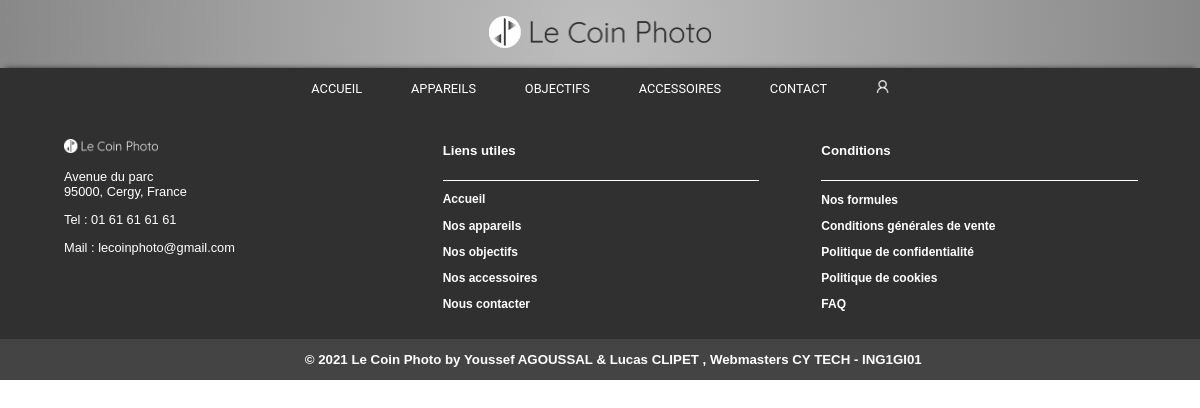
The app's page /Modèles/LeCoinPhoto_2020/php/template.php with its own data.
### tables this page shows
CREATE TABLE IF NOT EXISTS `categories` (
  `ID` int NOT NULL AUTO_INCREMENT,
  `categorie` varchar(20) NOT NULL DEFAULT 'inconnu',
  `icone` varchar(255) NOT NULL DEFAULT 'blankWhite.png',
  PRIMARY KEY (`ID`),
  UNIQUE KEY `categorie` (`categorie`)
);

### Modèles/LeCoinPhoto_2020/bdd/bdd.php (called while the page is built, shortened)
<?php
function connectBDD()
{
	try
	{
		$bdd = new PDO("mysql:host=".$_SESSION['bddData']['host'].";dbname=".$_SESSION['bddData']['db'], $_SESSION['bddData']['user'], $_SESSION['bddData']['pwd']);
		$bdd->setAttribute(PDO::ATTR_ERRMODE, PDO::ERRMODE_EXCEPTION);
	}
	catch (PDOException $e)
	{
		echo('Erreur de connexion : '.$e->getMessage());
        $bdd=false;
        exit();
	}
	return $bdd;
}
function getCategories()
{
    try {
        $bdd=connectBDD();
        $reponse = $bdd->query('SELECT * FROM categories ORDER BY ID');
        $reponse->setFetchMode(PDO::FETCH_ASSOC);
    } catch (PDOException $e) {
        $reponse=null;
    }
    return $reponse;
}
?>

### Modèles/LeCoinPhoto_2020/php/template.php (the view, shortened to what this page needs)
<?php require_once($_SERVER['DOCUMENT_ROOT']."/ING1GI1-AGOUSSAL-CLIPET/LeCoinPhoto/bdd/bdd.php");?>
<!DOCTYPE html>
<html>
    <head>
        <link rel="stylesheet" type="text/css" href="/ING1GI1-AGOUSSAL-CLIPET/LeCoinPhoto/css/style<?= $style;?>.css"/>
        <div id="titre">
            <img src="/ING1GI1-AGOUSSAL-CLIPET/LeCoinPhoto/img/lcpLogo2.png" alt="Le coin photo" title="Le coin photo, vendeur de matériel photo" onclick="location.href='/ING1GI1-AGOUSSAL-CLIPET/LeCoinPhoto/index.php'">
        </div>
        <div class="navbar">
            <a href="/ING1GI1-AGOUSSAL-CLIPET/LeCoinPhoto/index.php" <?=@$btnAccueil?>><p>ACCUEIL</p></a>
        <?php
        $reponse=getCategories();
        if($reponse!=null)
        {
            while ($donnees = $reponse->fetch() )
            {
                $cat=$donnees['categorie']; ?>
                <a href="/ING1GI1-AGOUSSAL-CLIPET/LeCoinPhoto/navigation/produits.php?cat=<?=$cat?>" <?=@${"btn".$cat};?>><p><?=strtoupper($cat)?></p></a>
                <?php
            }
        } ?>
        <a href="/ING1GI1-AGOUSSAL-CLIPET/LeCoinPhoto/navigation/contact.php" <?=@$btnContact?>><p>CONTACT</p></a>
        <?php
        if (isset($_SESSION['profil']['login']))
        { ?>
            <a href="/ING1GI1-AGOUSSAL-CLIPET/LeCoinPhoto/navigation/panier.php"><img src="/ING1GI1-AGOUSSAL-CLIPET/LeCoinPhoto/img/cart.png" class="icon2" title="MON PANIER"></a>
            <a href="/ING1GI1-AGOUSSAL-CLIPET/LeCoinPhoto/navigation/profil.php"><img src="/ING1GI1-AGOUSSAL-CLIPET/LeCoinPhoto/img/user.png" class="icon2" title="MON PROFIL"></a>
            Bonjour, <?=$_SESSION['profil']['nom'];?>
        <?php
        }
        else{
        ?>
           <a href="/ING1GI1-AGOUSSAL-CLIPET/LeCoinPhoto/navigation/connexion.php"><img src="/ING1GI1-AGOUSSAL-CLIPET/LeCoinPhoto/img/user.png" class="icon2" title="SE CONNECTER"></a>
        <?php
        }
        ?>
        </div>
    </head>
    <body>
        <div class="box">
    </body>
    <footer>
        <div id="container">
            <div id="footerAdresses" class="colonneFooter">
                <br><img src="/ING1GI1-AGOUSSAL-CLIPET/LeCoinPhoto/img/leCoinPhoto.png" alt="Le coin photo" title="Le coin photo, vendeur de matériel photo">
                <p style="font-size: 0.8em;"> Avenue du parc<br>95000, Cergy, France
                </p>
                <p style="font-size: 0.8em;">Tel : 01 61 61 61 61</p>
                <p style="font-size: 0.8em;">Mail : lecoinphoto@gmail.com</p>
            </div>
            <div id="footerLinks" class="colonneFooter">
                <h5>Liens utiles</h5>
                <hr size="1" width="100%" color="white">
                <a href="/ING1GI1-AGOUSSAL-CLIPET/LeCoinPhoto/index.php">Accueil</a>
                <?php
                $reponse=getCategories();
                if($reponse!=null)
                {
                    while ($donnees = $reponse->fetch() )
                    {
                        $cat=$donnees['categorie']; ?>
                        <a href="/ING1GI1-AGOUSSAL-CLIPET/LeCoinPhoto/navigation/produits.php?cat=<?=$cat?>" <?=@${"btn".$cat};?>><p>Nos <?=$cat?></p></a>
                        <?php
                    }
                } ?>
                <a href="/ING1GI1-AGOUSSAL-CLIPET/LeCoinPhoto/navigation/contact.php"><p>Nous contacter</p></a>
            </div>
            <div id="footerConditions" class="colonneFooter">
                <h5>Conditions</h5>
                <hr size="1" width="100%" color="white">
                <a href="#"><p>Nos formules</p></a>
                <a href="#"><p>Conditions générales de vente</p></a>
                <a href="#"><p>Politique de confidentialité</p></a>
                <a href="#"><p>Politique de cookies</p></a>
                <a href="#"><p>FAQ</p></a>
            </div>
        </div>
        <div class="mention">
            <h5 id="mentions">&copy; 2021 Le Coin Photo by
            <a href="mailto:agoussalyo@eisti.eu" title="Envoyer un mail">Youssef AGOUSSAL</a> &amp; <a href="mailto:clipetluca@eisti.eu" title="Envoyer un mail">Lucas CLIPET</a>
            , Webmasters CY TECH - ING1GI01</h5>
        </div>
    </footer>
</html>

### LeCoinPhoto/src/main/resources/static/css/style.css (style rules this page uses)
#titre { text-align: center; color: #303030; font-family: Arial, Helvetica, sans-serif; background: radial-gradient(circle, rgba(190,190,190,1) 0%, #888888 100%); opacity: 1; }
#titre img { display: inline-block; height: 2em; padding: 1em; }
.navbar { z-index: 3; position: sticky; text-align: center; color:white; font-family: 'Roboto', sans-serif; top: 0; width: 100%; box-shadow: 0 -5px 5px -5px #333; background-color: #303030; overflow: auto; }
.navbar a { display: inline-block; color: white; text-align: center; font-size: 0.8em; padding-left: 1.75em; padding-right: 1.75em; text-decoration: none; background-color: #303030; }
.icon2 { height: 1em; }
.box { display: flex; }
footer { overflow: hidden; text-align: center; color: white; font-family: Arial, Helvetica, sans-serif; font-size: 1em; padding-top: 1%; background-color: #303030; }
footer a { color: white; font-weight: bold; text-decoration: none; }
#footerAdresses img { width:30%; }
#container { display: flex; margin-left: 2em; margin-right: 2em; font-size: 1em; padding-bottom: 1em; }
#container a { font-size: 0.75em; }
.colonneFooter { flex: 1 1 0; font-size: 1em; text-align: left; margin-left: 2em; margin-right: 2em; }
#mentions { margin: 0; padding: 1em; text-align: center; background-color: #444444; width: 100%; }
body { margin:0%; }

### records on screen
categories: categorie "APPAREILS", categorie "appareils"
categories: categorie "OBJECTIFS", categorie "objectifs"
categories: categorie "ACCESSOIRES", categorie "accessoires"
